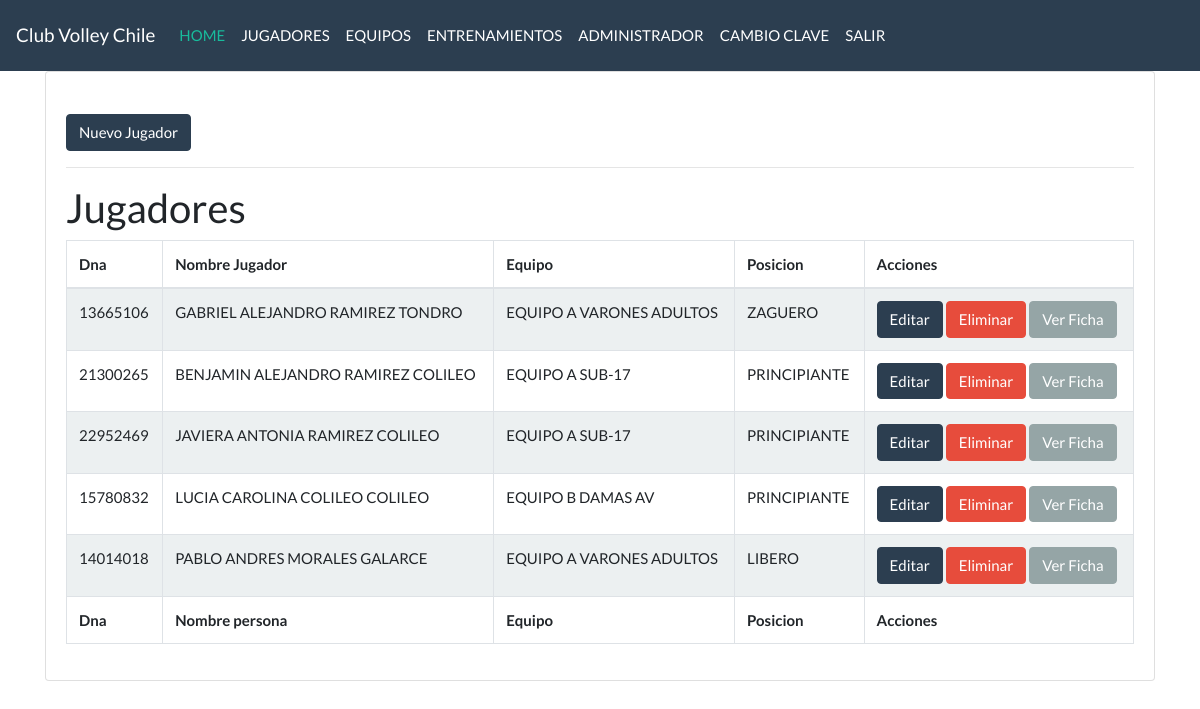
Screenshot of /personas/ (signed in) with the database file from the repository.
### main/models.py (models this page shows, shortened)
class Persona(models.Model):
    id                      = models.AutoField(primary_key=True)
    dna                     = models.CharField(blank=False, null=False, max_length=25, unique=True,verbose_name="Rut o Dna")
    dv                      = models.CharField(blank=False, null=False, max_length=2,verbose_name="Digito Verificador")
    nombres                 = models.CharField(blank=False, null=False, max_length=100,verbose_name="Nombres")
    apellido_paterno        = models.CharField(blank=False, null=False, max_length=100,verbose_name="Apellido Paterno")
    apellido_materno        = models.CharField(blank=False, null=False, max_length=100,verbose_name="Apellido Materno")
    genero                  = models.ForeignKey(Genero,null=True, on_delete=models.DO_NOTHING,verbose_name="Genero")
    fecha_nacimiento        = models.DateField(blank=False, null=False, verbose_name="Fceha de Nacimiento")
    estado_civil            = models.ForeignKey(EstadoCivil,null=False, on_delete=models.DO_NOTHING,verbose_name="Estado Civil")
    pais_origen             = models.ForeignKey(Pais,null=False, on_delete=models.DO_NOTHING,verbose_name="Nacionalidad")
    sistema_salud           = models.ForeignKey(SistemaSalud,null=False, on_delete=models.DO_NOTHING,verbose_name="Sistema de Salud")
    ocupacion               = models.CharField(blank=False, null=False, max_length=255)
    direccion               = models.CharField(blank=False, null=False, max_length=255)
    comuna                  = models.ForeignKey(Comuna,null=False, on_delete=models.DO_NOTHING,verbose_name="Comuna")
    movil                   = models.CharField(blank=False, null=False, max_length=20)
    fono                    = models.CharField(blank=False, null=False, max_length=20)
    email_personal          = models.EmailField(blank=False, null=False, max_length=255)
    club_origen             = models.ForeignKey(Club,null=False, on_delete=models.DO_NOTHING,verbose_name="Club Origen")
    equipo                  = models.ForeignKey(Equipo,null=False, on_delete=models.DO_NOTHING,verbose_name="Equipo")
    posicion                = models.ForeignKey(Posicion,null=False, on_delete=models.DO_NOTHING,verbose_name="Posicion Estudiante")
    observaciones           = models.TextField(blank=True, null=True)
    es_zurdo                = models.BooleanField(default=False)
    es_docente              = models.BooleanField(default=False)
    es_activo               = models.BooleanField(default=True)
    es_delete               = models.BooleanField(default=False)
    fecha_crea              = models.DateField(default=timezone.now, help_text=("creation date"))
    fecha_modi              = models.DateField(auto_now=True, null= True)
    class Meta:
        verbose_name_plural="Personas"
        db_table="persona"

class Equipo(models.Model):
    id                  = models.AutoField(primary_key=True)
    descripcion         = models.CharField(blank=False, null=False, max_length=255, unique=True)
    club                = models.ForeignKey(Club,null=False, on_delete=models.DO_NOTHING,verbose_name="Club")
    taller              = models.ForeignKey(Taller, null= False, on_delete=models.DO_NOTHING, verbose_name="Taller")
    es_titular          = models.BooleanField(default=True)
    es_interno          = models.BooleanField(default=True)
    es_activo           = models.BooleanField(default=True)
    es_delete           = models.BooleanField(default=False)
    fecha_crea          = models.DateField(default=timezone.now, help_text=("creation date"))
    fecha_modi          = models.DateField(auto_now=True, null= True)
    class Meta:
        verbose_name_plural="Equipos"
        db_table="equipo"
    def __str__(self):
        return self.descripcion

class Posicion(models.Model):
    id                  = models.AutoField(primary_key=True)
    descripcion         = models.CharField(blank=False, null=False, max_length=255, unique=True)
    es_activo           = models.BooleanField(default=True)
    es_delete           = models.BooleanField(default=False)
    fecha_crea          = models.DateField(default=timezone.now, help_text=("creation date"))
    fecha_modi          = models.DateField(auto_now=True, null= True)
    class Meta:
        verbose_name_plural="Posiciones"
        db_table="posicion"
    def __str__(self):
        return self.descripcion

### personas/views.py (the view)
class PersonaList(ListView):
    model = Persona
    template_name = 'personas/index.html'
    paginate_by = 10

### templates/personas/index.html (shortened to what this page needs)
{% extends 'base.html' %}
{% load crispy_forms_tags %}
{% block content %}
  <div class="row justify-content-center">
    <div class="col-12">
      <div class="card">
        <div class="card-body">
          <br/>
          <a class="btn btn-primary" href="{% url 'personas_new' %}">Nuevo Jugador</a>
          <hr/>
          <h2>Jugadores</h2>
          <table id="example" class="table table-striped table-bordered" style="width:100%">
            <thead>
                <tr>
                    <th>Dna</th>
                    <th>Nombre Jugador</th>
                    <th>Equipo</th>
                    <th>Posicion</th>
                    <th>Acciones</th>
                </tr>
            </thead>
             <tbody>
              {% if object_list %}
                {% for persona in object_list %}
                  <tr>
                      <td>{{ persona.dna }}</td>
                      <td>{{ persona.nombres }} {{ persona.apellido_paterno }} {{ persona.apellido_materno }}</td>
                      <td>{{ persona.equipo }}</td>
                      <td>{{ persona.posicion }}</td>
                      <td>
                        <a class="btn btn-primary" href="{% url 'personas_edit' persona.id %}">Editar</a>
                        <a class="btn btn-danger" href="{% url 'personas_delete' persona.id %}">Eliminar</a>
                        <a class="btn btn-secondary" href="{% url 'personas_edit' persona.id %}">Ver Ficha</a>
                      </td>
                  </tr>
                {% endfor %}
                {% else %}
                <h1>No hay registros de Jugadores</h1>
              {% endif %}
          </tbody>
          <tfoot>
            <tr>
                <th>Dna</th>
                <th>Nombre persona</th>
                <th>Equipo</th>
                <th>Posicion</th>
                <th>Acciones</th>
              </tr>
          </tfoot>
          </table>
        </div>
      </div>
    </div>
  </div>
{% endblock %}

### rows the page displays
Persona: dna "13665106", nombres "GABRIEL ALEJANDRO", apellido_paterno "RAMIREZ", apellido_materno "TONDRO", equipo "EQUIPO A VARONES ADULTOS", posicion "ZAGUERO"
Persona: dna "21300265", nombres "BENJAMIN ALEJANDRO", apellido_paterno "RAMIREZ", apellido_materno "COLILEO", equipo "EQUIPO A SUB-17", posicion "PRINCIPIANTE"
Persona: dna "22952469", nombres "JAVIERA ANTONIA", apellido_paterno "RAMIREZ", apellido_materno "COLILEO", equipo "EQUIPO A SUB-17", posicion "PRINCIPIANTE"
Persona: dna "15780832", nombres "LUCIA CAROLINA", apellido_paterno "COLILEO", apellido_materno "COLILEO", equipo "EQUIPO B DAMAS AV", posicion "PRINCIPIANTE"
Persona: dna "14014018", nombres "PABLO ANDRES", apellido_paterno "MORALES", apellido_materno "GALARCE", equipo "EQUIPO A VARONES ADULTOS", posicion "LIBERO"
